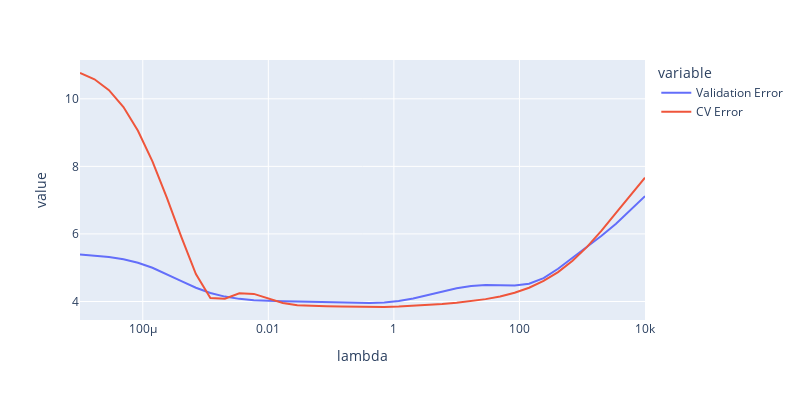

Notebook code for this chart:
### Markdown cell above
The code below shows the holdout error that we computed in the previous problem as well as the 4-fold cross-validation error. Note that the cross-validation error shows a similar dependency on lambda relative to the holdout error. This is because they are both doing the same thing: trying to estimate the expected error on unseen data drawn from the distribution from which the training set was drawn. 

In other words, this figure compares the holdout method with 4-fold cross-validation.

### Code cell
px.line(error_vs_lambda, x = "lambda", y = ["Validation Error", "CV Error"], 
        log_x=True, height = 400, width = 800)

### Figure 1 — Plotly figure (JSON) as saved in the notebook; plotly's stock layout.template omitted (floating-point values rounded to 4 significant figures)
{"data": [{"hovertemplate": "variable=Validation Error<br>lambda=%{x}<br>value=%{y}<extra></extra>", "legendgroup": "Validation Error", "line": {"color": "#636efa", "dash": "solid"}, "marker": {"symbol": "circle"}, "mode": "lines", "name": "Validation Error", "orientation": "v", "showlegend": true, "type": "scatter", "x": [1e-05, 1.701e-05, 2.894e-05, 4.924e-05, 8.377e-05, 0.0001425, 0.0002424, 0.0004125, 0.0007017, 0.001194, 0.002031, 0.003455, 0.005878, 0.01, 0.01701, 0.02894, 0.04924, 0.08377, 0.1425, 0.2424, 0.4125, 0.7017, 1.194, 2.031, 3.455, 5.878, 10, 17.01, 28.94, 49.24, 83.77, 142.5, 242.4, 412.5, 701.7, 1194.0, 2031.0, 3455.0, 5878.0, 10000], "xaxis": "x", "y": [5.39, 5.363, 5.319, 5.25, 5.145, 4.998, 4.81, 4.603, 4.408, 4.253, 4.145, 4.078, 4.039, 4.018, 4.008, 4.001, 3.994, 3.985, 3.973, 3.962, 3.958, 3.971, 4.012, 4.086, 4.187, 4.296, 4.392, 4.459, 4.486, 4.479, 4.47, 4.524, 4.693, 4.968, 5.29, 5.615, 5.946, 6.304, 6.699, 7.119], "yaxis": "y"}, {"hovertemplate": "variable=CV Error<br>lambda=%{x}<br>value=%{y}<extra></extra>", "legendgroup": "CV Error", "line": {"color": "#EF553B", "dash": "solid"}, "marker": {"symbol": "circle"}, "mode": "lines", "name": "CV Error", "orientation": "v", "showlegend": true, "type": "scatter", "x": [1e-05, 1.701e-05, 2.894e-05, 4.924e-05, 8.377e-05, 0.0001425, 0.0002424, 0.0004125, 0.0007017, 0.001194, 0.002031, 0.003455, 0.005878, 0.01, 0.01701, 0.02894, 0.04924, 0.08377, 0.1425, 0.2424, 0.4125, 0.7017, 1.194, 2.031, 3.455, 5.878, 10, 17.01, 28.94, 49.24, 83.77, 142.5, 242.4, 412.5, 701.7, 1194.0, 2031.0, 3455.0, 5878.0, 10000], "xaxis": "x", "y": [10.76, 10.58, 10.25, 9.756, 9.055, 8.148, 7.07, 5.905, 4.811, 4.104, 4.08, 4.241, 4.225, 4.087, 3.957, 3.89, 3.868, 3.859, 3.85, 3.842, 3.837, 3.838, 3.848, 3.867, 3.893, 3.925, 3.963, 4.01, 4.07, 4.149, 4.257, 4.407, 4.608, 4.87, 5.204, 5.617, 6.1, 6.625, 7.158, 7.666], "yaxis": "y"}], "layout": {"height": 400, "legend": {"title": {"text": "variable"}, "tracegroupgap": 0}, "margin": {"t": 60}, "width": 800, "xaxis": {"anchor": "y", "domain": [0, 1], "title": {"text": "lambda"}, "type": "log"}, "yaxis": {"anchor": "x", "domain": [0, 1], "title": {"text": "value"}}}}
